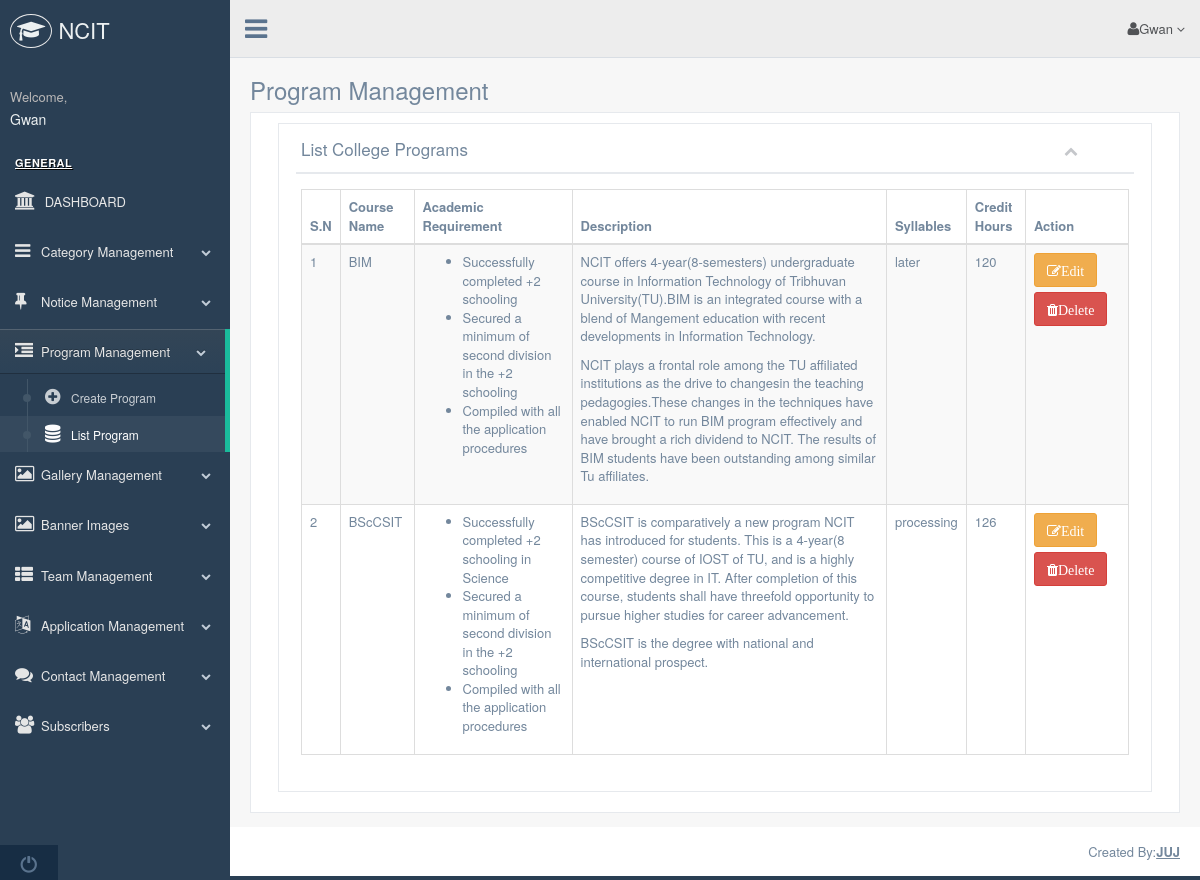
The page /college/adminc/list_program.php (signed in) on the database its author committed.
### tables this page shows
CREATE TABLE `tbl_program` (
  `id` int(11) NOT NULL,
  `course_name` varchar(20) DEFAULT NULL,
  `academic_requirement` text,
  `description` text,
  `syllables` text,
  `credit_hours` varchar(40) DEFAULT NULL
);

### college/adminc/class/database.php (called while the page is built, shortened)
<?php
abstract class Database{
	function connect(){
		$conn = new mysqli('localhost','root','','db_project');
		return $conn;
	}
	function select($sql){
		$connect = $this->connect();
		$result = $connect->query($sql);
		$data = [];
		if($result->num_rows > 0) {
			while($obj = $result->fetch_object()){
				array_push($data,$obj);
			}
		}
		return $data;
	}
}
?>

### college/adminc/class/program.class.php (called while the page is built, shortened)
<?php
require_once"database.php";
class Program extends Database{
	public $id,$course_name,$academic_requirement,$description,$syllables,$credit_hours;
	function lists(){
		$sql = "select *from tbl_program order by id='$this->id'";
		return $this->select($sql);
	}
}
?>

### college/adminc/list_program.php (the view)
<?php
require_once"header.php";
?>
<?php
require_once "class/program.class.php";
$program = new Program();
$data = $program->lists();
?>
        <div class="right_col" role="main">
          <div class="">
            <div class="page-title">
              <div class="title_left">
                <h3>Program Management</h3>
              </div>
            </div>
            <div class="clearfix"></div>
            <div class="row">
              <div class="col-md-12 col-sm-12 col-xs-12">
                <div class="x_panel">
                  <div class="col-md-12 col-sm-12 col-xs-12">
                <div class="x_panel">
                  <div class="x_title">
                    <h2>List College Programs</h2>
                    <ul class="nav navbar-right panel_toolbox">
                      <li><a class="collapse-link"><i class="fa fa-chevron-up"></i></a>
                      </li>
                    </ul>
                    <div class="clearfix"></div>
                  </div>
                  <div class="x_content">
                    <table id="datatable-responsive" class="table table-striped table-bordered dt-responsive nowrap" cellspacing="0" width="100%">
                      <thead>
                        <tr>
                          <th>S.N</th>
                          <th>Course Name</th>
                          <th>Academic Requirement</th>
                          <th>Description</th>
                          <th>Syllables</th>
                          <th>Credit Hours</th>
                          <th>Action</th>
                        </tr>
                      </thead>
                      <tbody>
                      <?php $i=1; foreach($data as $pv) { ?>
                        <tr>
                          <td><?php echo $i++; ?></td>
                          <td><?php echo $pv->course_name; ?></td>
                          <td><?php echo $pv->academic_requirement; ?></td>
                          <td><?php echo $pv->description; ?></td>
                          <td><?php echo $pv->syllables; ?></td>
                          <td><?php echo $pv->credit_hours; ?></td>
                          <td><a href="edit_program.php?id=<?php echo $pv->id;?>" class="btn btn-warning"><i class="fa fa-edit">Edit</i></a><a href="delete_program.php?id=<?php echo $pv->id;?>" class="btn btn-danger" onclick="return confirm('Are you sure to delete this notice');"><i class="fa fa-trash">Delete</i></a>
                        </tr>
                        <?php }?>
                      </tbody>
                    </table>
                  </div>
                </div>
              </div>
                </div>
              </div>
            </div>
          </div>
        </div>
        <?php
        require_once"footer.php";
        ?>

### rows shown on the page
tbl_program: course_name "BIM", academic_requirement "Successfully completed +2 schooling Secured a minimum of second division in the +2 schooling Compiled with all the application procedures", description "NCIT offers 4-year(8-semesters) undergraduate course in Information Technology of Tribhuvan University(TU).BIM is an integrated course with a blend of Mangement education with recent developments in Information Technology. NCIT plays a frontal role among the TU affiliated institutions as the drive to changesin the teaching pedagogies.These changes in the techniques have enabled NCIT to run BIM program effectively and have brought a rich dividend to NCIT. The results of BIM students have been outstanding among similar Tu affiliates.", syllables "later", credit_hours "120"
tbl_program: course_name "BScCSIT", academic_requirement "Successfully completed +2 schooling in Science Secured a minimum of second division in the +2 schooling Compiled with all the application procedures", description "BScCSIT is comparatively a new program NCIT has introduced for students. This is a 4-year(8 semester) course of IOST of TU, and is a highly competitive degree in IT. After completion of this course, students shall have threefold opportunity to pursue higher studies for career advancement. BScCSIT is the degree with national and international prospect.", syllables "processing", credit_hours "126"

### other values the page prints
$_SESSION['admin_username'] "Gwan"
